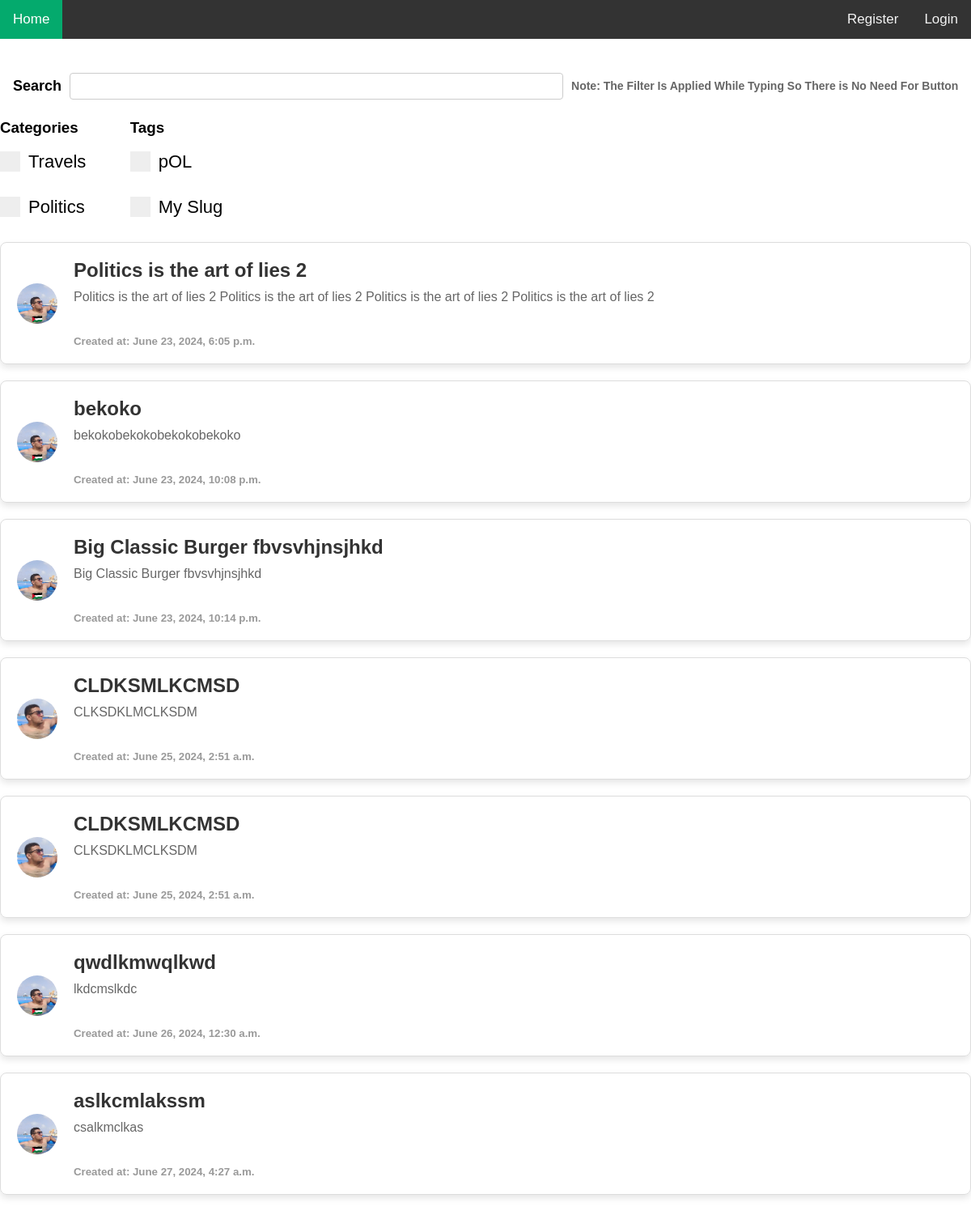
The page / on the database its author committed.
### blogApp/models.py (models this page shows, shortened)
class Category(models.Model):
    name = models.CharField(max_length=100)
    slug = models.SlugField(unique=True)

class Tag(models.Model):
    name = models.CharField(max_length=100)
    slug = models.SlugField(unique=True)

class Post(models.Model):
    title = models.CharField(max_length=200)
    content = models.TextField()
    author = models.ForeignKey(Profile, on_delete=models.CASCADE)
    categories = models.ManyToManyField(Category,related_name="categ")
    tags = models.ManyToManyField(Tag,related_name="tags")
    created_at = models.DateTimeField(auto_now_add=True)
    updated_at = models.DateTimeField(auto_now=True)

### userauths/models.py (models this page shows, shortened)
class Profile(models.Model):
    user = models.OneToOneField(User, on_delete=models.CASCADE, related_name='profile')
    bio = models.CharField(max_length=100)
    profile_picture = models.ImageField(upload_to='profile_pictures/', blank=True, null=True)

### blogApp/views.py (the view)
# urls.py: 2. Add a URL to urlpatterns:  path('', views.home, name='home')
def home(request):
    posts = Post.objects.prefetch_related(
        Prefetch('categories', queryset=Category.objects.all(), to_attr='post_categories'),
        Prefetch('tags', queryset=Tag.objects.all(), to_attr='post_tags')
    ).all()
    comments = Comment.objects.all()
    categories = Category.objects.all()
    tags = Tag.objects.all()
    context = {
        'posts': posts,
        'comments': comments,
        'categories': categories,
        'tags': tags,
    }
    print(posts.values('categories', 'tags'))
    return render(request, 'index.html', context)

### templates/index.html (shortened to what this page needs)
<!DOCTYPE html>
<html>
  {%  load static   %}
<head>
</head>
<body>
<div class="topnav">
  <a class="active" href="/">Home</a>
  <div class="login">
    {% if request.user.is_authenticated %}
    <a href="{% url 'userauths:logout_user' %}">Logout</a>
    {% else %}
    <a href="{% url 'userauths:register' %}">Register</a>
    <a href="{% url 'userauths:login' %}">Login</a>
    {% endif %}
  </div>
</div>
<div style="padding-left: 16px; margin-top: 3%; display: flex; align-items: center;">
  <label for="Search" style="font-size: 18px; font-weight: bold; margin-right: 10px;">Search</label>
  <input type="text" id="Search_input" name="fname" style="width: 50%; margin-right: 10px; padding: 8px; border: 1px solid #ccc; border-radius: 4px;">
  <h3 style="margin-left: 0; font-size: 14px; color: #666;">Note: The Filter Is Applied While Typing So There is No Need For Button</h3>
</div>
<div>
  <ul style="list-style-type: none; padding: 0; margin: 0;">
    <div class="custom-checkbox" style="display: inline-block; margin-right: 50px;">
      <h3>Categories</h3>
      {% for category in categories %}
      <label class="container">{{ category.name }}
        <span class="checkmark"></span>
      </label><br>
      {% endfor %}
    </div>
    <div class="custom-checkbox" style="display: inline-block;">
      <h3>Tags</h3>
      {% for tag in tags %}
      <label class="container">{{ tag.name }}
        <span class="checkmark"></span>
      </label><br>
      {% endfor %}
    </div>
    {% for post in posts %}
    <div class="post-container" data-post_tags='[{% for tag in post.post_tags %}"{{ tag.id }}"{% if not forloop.last %},{% endif %}{% endfor %}]' data-post_categories='[{% for category in post.post_categories %}"{{ category.id }}"{% if not forloop.last %},{% endif %}{% endfor %}]' data-post_title="{{ post.title }}" data-post_contain="{{ post.content }}" id="{{ post.id }}" style="border: 1px solid #ddd; padding: 20px; border-radius: 8px; box-shadow: 0 4px 8px rgba(0, 0, 0, 0.1); margin-bottom: 20px;">
      <img src="{{ post.author.profile_picture.url }}" class="profile-picture" style="border-radius: 50%; width: 50px; height: 50px; float: left; margin-right: 20px;">
      <div class="post-content" style="overflow: hidden;">
        <h4 style="margin: 0 0 10px; font-size: 1.5em; color: #333;">{{ post.title }}</h4>
        <p style="margin: 0 0 10px; color: #666;">{{ post.content }}</p>
        <div style="margin: 10px 0;">
        </div>
        <h5 style="margin: 0; color: #999;">Created at: {{ post.created_at }}</h5>
      </div>
    </div>
    {% endfor %}
  </ul>
</div>
</body>
</html>

### templates/index.html (style rules this page uses)
body { margin: 0; font-family: Arial, Helvetica, sans-serif; }
.topnav { overflow: hidden; background-color: #333; }
.topnav a { float: left; color: #f2f2f2; text-align: center; padding: 14px 16px; text-decoration: none; font-size: 17px; }
.topnav a.active { background-color: #04AA6D; color: white; }
.topnav .login { float: right; }
.topnav .login a { padding: 14px 16px; text-decoration: none; font-size: 17px; color: #f2f2f2; }
.post-container { display: flex; align-items: center; padding: 12px; border: 1px solid #ccc; margin-bottom: 16px; }
.profile-picture { width: 50px; height: 50px; border-radius: 50%; margin-right: 12px; }
.post-content { flex: 1; }
.post-content h4 { margin-top: 0; margin-bottom: 8px; }
.post-content p { margin-top: 0; margin-bottom: 0; }
.container { display: block; position: relative; padding-left: 35px; margin-bottom: 12px; cursor: pointer; font-size: 22px; -webkit-user-select: none; -moz-user-select: none; -ms-user-select: none; user-select: none; }
.checkmark { position: absolute; top: 0; left: 0; height: 25px; width: 25px; background-color: #eee; }
.checkmark:after { content: ""; position: absolute; display: none; }
.container .checkmark:after { left: 9px; top: 5px; width: 5px; height: 10px; border: solid white; border-width: 0 3px 3px 0; -webkit-transform: rotate(45deg); -ms-transform: rotate(45deg); transform: rotate(45deg); }

### rows shown on the page
Category: name "Travels"
Category: name "Politics"
Tag: name "pOL"
Tag: name "My Slug"
Post: author.profile_picture (picture), title "Politics is the art of lies 2", content "Politics is the art of lies 2 Politics is the art of lies 2 Politics is the art of lies 2 Politics is the art of lies 2", created_at "June 23, 2024, 6:05 p.m."
Post: author.profile_picture (picture), title "bekoko", content "bekokobekokobekokobekoko", created_at "June 23, 2024, 10:08 p.m."
Post: author.profile_picture (picture), title "Big Classic Burger fbvsvhjnsjhkd", content "Big Classic Burger fbvsvhjnsjhkd", created_at "June 23, 2024, 10:14 p.m."
Post: author.profile_picture (picture), title "CLDKSMLKCMSD", content "CLKSDKLMCLKSDM", created_at "June 25, 2024, 2:51 a.m."
Post: author.profile_picture (picture), title "CLDKSMLKCMSD", content "CLKSDKLMCLKSDM", created_at "June 25, 2024, 2:51 a.m."
Post: author.profile_picture (picture), title "qwdlkmwqlkwd", content "lkdcmslkdc", created_at "June 26, 2024, 12:30 a.m."
Post: author.profile_picture (picture), title "aslkcmlakssm", content "csalkmclkas", created_at "June 27, 2024, 4:27 a.m."
